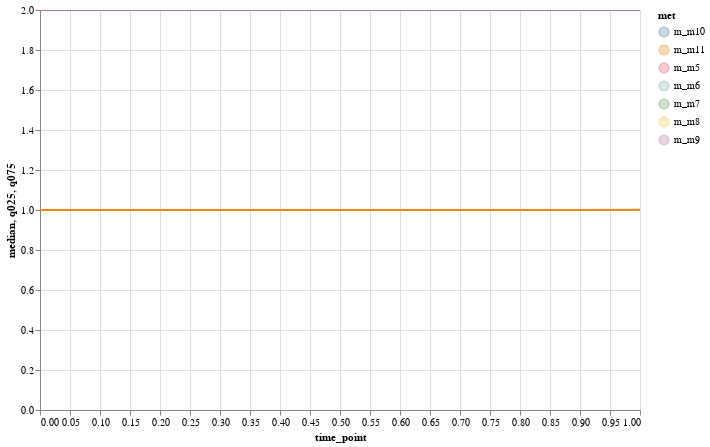

Notebook cell for this chart:
### Markdown cell above
#### Plot summarized results for whole ensemble

### Code cell
plot_ensemble_interactive(conc_interp_quantiles, quant_type='conc', selected_data=met_names, x_scale='linear',
                          y_scale='linear', x_lim=None, y_lim=None)

### Figure 1 — Vega-Lite specification as saved in the notebook (floating-point values rounded to 4 significant figures; data arrays with more than 128 entries replaced by an {"elided": "..."} marker saying what was removed)
{"$schema": "https://vega.github.io/schema/vega-lite/v2.6.0.json", "config": {"view": {"height": 300, "width": 400}}, "datasets": {"data-939c97060bcbb96cf177205da297b520": {"elided": "581 records"}}, "layer": [{"data": {"name": "data-939c97060bcbb96cf177205da297b520"}, "encoding": {"color": {"field": "met", "type": "nominal"}, "tooltip": [{"field": "met", "type": "nominal"}, {"field": "median", "type": "quantitative"}], "x": {"field": "time_point", "scale": {"type": "linear"}, "type": "quantitative"}, "y": {"field": "median", "scale": {"type": "linear"}, "type": "quantitative"}}, "height": 400, "mark": "line", "selection": {"selector003": {"bind": "scales", "encodings": ["x", "y"], "mark": {"fill": "#333", "fillOpacity": 0.125, "stroke": "white"}, "on": "[mousedown, window:mouseup] > window:mousemove!", "resolve": "global", "translate": "[mousedown, window:mouseup] > window:mousemove!", "type": "interval", "zoom": "wheel!"}}, "width": 600}, {"data": {"name": "data-939c97060bcbb96cf177205da297b520"}, "encoding": {"color": {"field": "met", "type": "nominal"}, "opacity": {"value": 0.3}, "tooltip": [{"field": "met", "type": "nominal"}, {"field": "median", "type": "quantitative"}], "x": {"field": "time_point", "scale": {"type": "linear"}, "type": "quantitative"}, "y": {"field": "q025", "scale": {"type": "linear"}, "type": "quantitative"}, "y2": {"field": "q075", "type": "quantitative"}}, "height": 400, "mark": "area", "width": 600}]}
